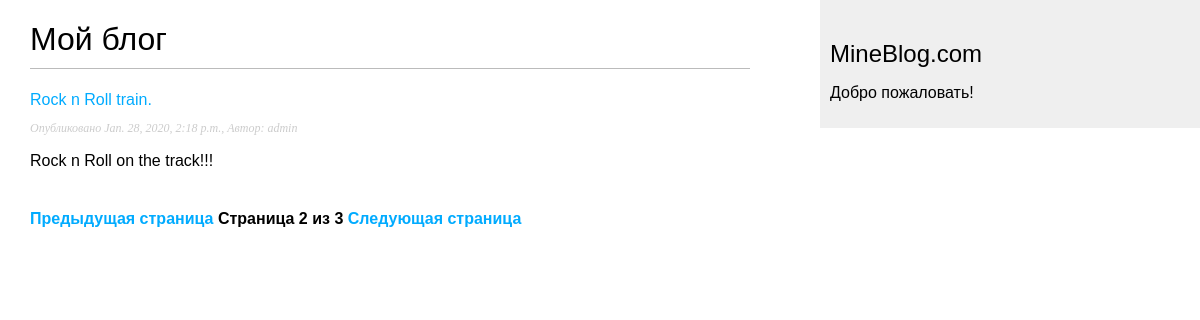
Screenshot of /blog/?page=2 with the database file from the repository.
### blog/models.py (models this page shows, shortened)
class Post(models.Model):
    STATUS_CHOICES = (
        ('draft', 'Draft'),
        ('published', 'Published'),
    )
    title = models.CharField(max_length=200)
    slug = models.SlugField(max_length=200, unique_for_date='publish')
    author = models.ForeignKey(User, on_delete=models.CASCADE, related_name='blog_posts')
    body = models.TextField(max_length=pow(10, 5))
    publish = models.DateTimeField(default=timezone.now)
    created = models.DateTimeField(auto_now_add=True)
    updated = models.DateTimeField(auto_now=True)
    status = models.CharField(max_length=10, choices=STATUS_CHOICES, default='draft')
    tags = TaggableManager()
    class Meta:
        ordering = ('-publish',)
    objects = models.Manager()
    published = PublishedManager()
    def get_absolute_url(self):
        return reverse('blog:post_detail', args=[
            self.publish.year, self.publish.month,
            self.publish.day, self.slug,
        ])

### blog/views.py (the view)
# urls.py: path('', views.PostListView.as_view(), name='post_list'),
class PostListView(ListView):
    queryset = Post.published.all()
    context_object_name = 'posts'
    paginate_by = 1
    template_name = 'blog/post/list.html'

### blog/templates/blog/post/list.html (shortened to what this page needs)
{% extends "blog/base.html" %}
{% block content %}
    <h1>
        Мой блог
    </h1>
    {% for post in posts %}
        <a href="{{ post.get_absolute_url }}">{{ post.title }}</a>
        <p class="date">Опубликовано {{ post.publish }},
            Автор: {{ post.author }}</p>
        {{ post.body|truncatewords:30|linebreaks }}
    {% endfor %}
    {% include "pagination.html" with page=page_obj %}
{% endblock %}

### blog/static/css/blog.css (style rules this page uses)
body { margin: 0; padding: 0; font-family: helvetica, sans-serif; }
a { color: #00abff; text-decoration: none; }
h1 { font-weight: normal; border-bottom: 1px solid #bbb; padding: 0 0 10px 0; }
p.date { color: #ccc; font-family: georgia, serif; font-size: 12px; font-style: italic; }

### rows the page displays
Post: title "Rock n Roll train.", publish "Jan. 28, 2020, 2:18 p.m.", author "admin", body "Rock n Roll on the track!!!"

### other values shown
{{ page.number }} "2"
{{ page.paginator.num_pages }} "3"
